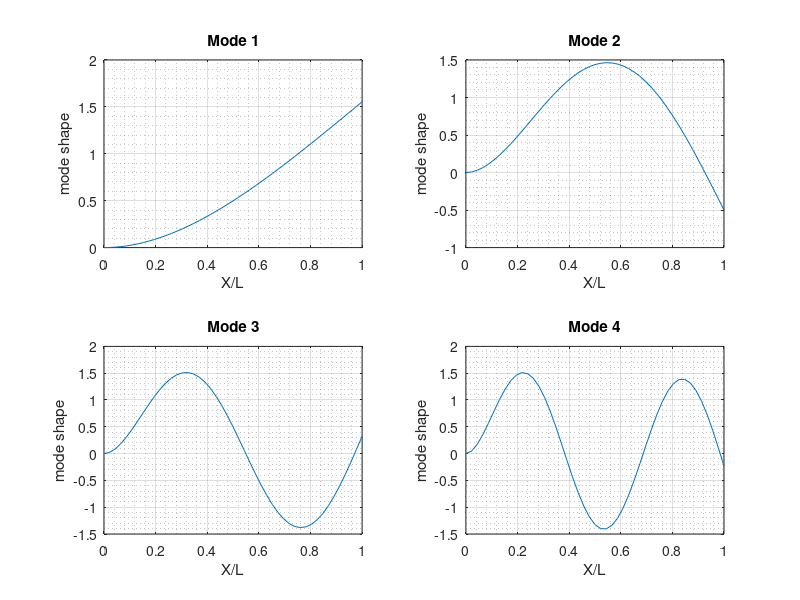

The MATLAB script that drew this image: (Note: this script raises an error after producing the figure.)
%% Vibration Final Project
%%

%% Problem 1
% *point mass assumption*
clear all;
close all;
clc
E = 68.9*10^9;%elastic modulus in pa
d = 2.7*10^-3*10^6;%density in kg/m^3
Db = 8.73*10^-3*10^6;%density of brass
b = 2.45*10^-2;%width of beam in meter
h = 3.2*10^-3;%thickness of the beam in meter
L = 46*10^-2;%length of the beam in meter
I = 1/12*b*h^3; %moment of inertia of the beam
% Transcendental Equation
% cosh(Beta*L)*cos(Beta*L)+1+ M/m*(Beta*L)*(cos(Beta*L)*sinh(Beta*L)-sin(Beta*L)*cosh(Beta*L)) = 0
V_brass = pi*(2.3/2)^2*1.13+pi*(0.9/2)^2*(2.3-1.13);%volume of the tip mass
V_endbeam = 2.3*2.45*3.2*10^-1; %volume of the end beam
M = Db*10^-6*V_brass + d*10^-6*V_endbeam; %mass of the tip mass
m = d*10^-6*3.2*10^-1*2.45*46; %mass of the beam
%function used to find root of Beta*L
f = @(x)cosh(x)*cos(x)+1+ M/m*(x)*(cos(x)*sinh(x)-sin(x)*cosh(x));
x1 = fzero(f,[0,2]);
x2 = fzero(f,[4,6]);
x3 = fzero(f,[6,8]);
x4 = fzero(f,[10,12]);

% natural frequencies in Hz
w1 = x1^2*sqrt(E*I/(d*b*h*L^4))/(2*pi);
w2 = x2^2*sqrt(E*I/(d*b*h*L^4))/(2*pi)
w3 = x3^2*sqrt(E*I/(d*b*h*L^4))/(2*pi)
w4 = x4^2*sqrt(E*I/(d*b*h*L^4))/(2*pi)

% Let H = A/B
H1 = -(sinh(x1)+sin(x1))/(cosh(x1)+cos(x1));
H2 = -(sinh(x2)+sin(x2))/(cosh(x2)+cos(x2));
H3 = -(sinh(x3)+sin(x3))/(cosh(x3)+cos(x3));
H4 = -(sinh(x4)+sin(x4))/(cosh(x4)+cos(x4));

X = 0:0.01:0.46;
for i = 1:length(X)
    y1(i) = H1*(cosh(x1*X(i)/L)-cos(x1*X(i)/L))+sinh(x1*X(i)/L)-sin(x1*X(i)/L);
    y2(i) = H2*(cosh(x2*X(i)/L)-cos(x2*X(i)/L))+sinh(x2*X(i)/L)-sin(x2*X(i)/L);
    y3(i) = H3*(cosh(x3*X(i)/L)-cos(x3*X(i)/L))+sinh(x3*X(i)/L)-sin(x3*X(i)/L);
    y4(i) = H4*(cosh(x4*X(i)/L)-cos(x4*X(i)/L))+sinh(x4*X(i)/L)-sin(x4*X(i)/L);
end
figure('units','normalized','outerposition',[0 0 1 1])
subplot(2,2,1)
plot(X/L,-y1)
title('Mode 1')
xlabel('X/L'),ylabel('mode shape')
grid on 
grid minor
subplot(2,2,2)
plot(X/L,-y2)
title('Mode 2')
xlabel('X/L'),ylabel('mode shape')
grid on 
grid minor
subplot(2,2,3)
plot(X/L,-y3)
title('Mode 3')
xlabel('X/L'),ylabel('mode shape')
grid on 
grid minor
subplot(2,2,4)
plot(X/L,-y4)
title('Mode 4')
xlabel('X/L'),ylabel('mode shape')
grid on 
grid minor
%%
% *Solid having mass and inertia assumption

Mbot = pi*(2.3/2*10^-2)^2*1.13*10^-2*Db;%mass of the bottom cylinder
Mtop = pi*(0.9/2*10^-2)^2*(2.3-1.13)*10^-2*Db; %mass of the top cylinder
I0 = 1/4*Mbot*(2.3/2*10^-2)^2 + 1/3*Mbot*(1.13*10^-2)^2 + Mtop*(2.3*10^-2)^2;
syms x
K1 = M/m*x;
K2 = I0*x^3/(m*L^2);
%function used to find root of Beta*L
q =@(x)(M/m*x*I0*x^3/(m*L^2)-1)*(cosh(x)-cos(x))-(M/m*x*I0*x^3/(m*L^2)+1)+(M/m*x+I0*x^3/(m*L^2))*(cosh(x)*sin(x))-(M/m*x-I0*x^3/(m*L^2))*(sinh(x)*cos(x));

%find four roots of Beta*L
q1 = fzero(q,[0,3]);
q2 = fzero(q,[3,6]);
q3 = fzero(q,[7,8]);
q4 = fzero(q,[8,11]);

%natural frequency in Hz
f1 = q1^2/(2*pi)*sqrt(E*I/(m*L^3))
f2 = q2^2/(2*pi)*sqrt(E*I/(m*L^3))
f3 = q3^2/(2*pi)*sqrt(E*I/(m*L^3))
f4 = q4^2/(2*pi)*sqrt(E*I/(m*L^3))

% let R = A/B
R1 = -(M/m*q1*(sinh(q1)-sin(q1))+(cosh(q1)+cos(q1)))/(M/m*q1*(cosh(q1)-cos(q1))+(sinh(q1)-sin(q1)));
R2 = -(M/m*q2*(sinh(q2)-sin(q2))+(cosh(q2)+cos(q2)))/(M/m*q2*(cosh(q2)-cos(q2))+(sinh(q2)-sin(q2)));
R3 = -(M/m*q3*(sinh(q3)-sin(q3))+(cosh(q3)+cos(q3)))/(M/m*q3*(cosh(q3)-cos(q3))+(sinh(q3)-sin(q3)));
R4 = -(M/m*q4*(sinh(q4)-sin(q4))+(cosh(q4)+cos(q4)))/(M/m*q4*(cosh(q4)-cos(q4))+(sinh(q4)-sin(q4)));

Q = 0:0.01:0.46;
for i = 1:length(Q)
    yr1(i) = R1*(cosh(q1*Q(i)/L)-cos(q1*Q(i)/L))+sinh(q1*Q(i)/L)-sin(q1*Q(i)/L);
    yr2(i) = R2*(cosh(q2*Q(i)/L)-cos(q2*Q(i)/L))+sinh(q2*Q(i)/L)-sin(q2*Q(i)/L);
    yr3(i) = R3*(cosh(q3*Q(i)/L)-cos(q3*Q(i)/L))+sinh(q3*Q(i)/L)-sin(q3*Q(i)/L);
    yr4(i) = R4*(cosh(q4*Q(i)/L)-cos(q4*Q(i)/L))+sinh(q4*Q(i)/L)-sin(q4*Q(i)/L);
end

%plot four mode shapes
figure('units','normalized','outerposition',[0 0 1 1])
subplot(2,2,1)
plot(Q/L,-yr1)
title('Mode 1')
xlabel('X/L'),ylabel('mode shape')
grid on 
grid minor
subplot(2,2,2)
plot(Q/L,-yr2)
title('Mode 2')
xlabel('X/L'),ylabel('mode shape')
grid on 
grid minor
subplot(2,2,3)
plot(Q/L,-yr3)
title('Mode 3')
xlabel('X/L'),ylabel('mode shape')
grid on 
grid minor
subplot(2,2,4)
plot(Q/L,-yr4)
title('Mode 4')
xlabel('X/L'),ylabel('mode shape')
grid on 
grid minor

%% Problem 2
% *part (a)*

%Transcendental equation
%F(Beta*L) = cosh(Beta*L)*cos(Beta*L)+1 =0
%function used to find root of Beta*L
f = @(x)cosh(x)*cos(x)+1;
root1 = fzero(f,[0,2]);
root2 = fzero(f,[4,6]);
% natural frequencies in Hz
nf1 = root1^2*sqrt(E*I/(d*b*h*L^4))/(2*pi)
nf2 = root2^2*sqrt(E*I/(d*b*h*L^4))/(2*pi)

% Let P = A/B
P1 = -(sinh(root1)+sin(root1))/(cosh(root1)+cos(root1));
P2 = -(sinh(root2)+sin(root2))/(cosh(root2)+cos(root2));
X = 0:0.01:0.46;
for i = 1:length(X)
    y1(i) = P1*(cosh(root1*X(i)/L)-cos(root1*X(i)/L))+sinh(root1*X(i)/L)-sin(root1*X(i)/L);
    y2(i) = P2*(cosh(root2*X(i)/L)-cos(root2*X(i)/L))+sinh(root2*X(i)/L)-sin(root2*X(i)/L);
end
figure('units','normalized','outerposition',[0 0 1 1])
subplot(2,1,1)
plot(X/L,-y1)
title('Mode 1')
xlabel('X/L'),ylabel('mode shape')
grid on 
grid minor
subplot(2,1,2)
plot(X/L,-y2)
title('Mode 2')
xlabel('X/L'),ylabel('mode shape')
grid on 
grid minor
%%
% *part (b)*

%number of elements
% num_element = 3;
% num_modes = 2;
%length of each element
% l_element = L/num_element;
% X = 0:0.01:0.46;
%number of nodes
% n = 1:num_element+1;
% node1 = 1:num_element;
% node2 = 2:num_element+1;
% mx = num_element+1;
% k = zeros(2*mx);
% m = zeros(2*mx);
cross_area = b*h;
M=((d*cross_area*L)/1260)*[312 0 54 -13*L/3 0 0;...
             0 8*L^2/9 13*L/3 -L^2/3 0 0;...
             54 13*L/3 312 0 54 -13*L/3;...
             -13*L/3 -L^2/3 0 8*L^2/9 13*L/3 -L^2/3;...
             0 0 54 13*L/3 156 -22*L/3;...
             0 0 -13*L/3 -L^2/3 -22*L/3 4*L^2/9];
K=((27*E*I)/(L^3))*[24 0 -12 2*L 0 0;...
    0 8*L^2/9 -2*L 2*L^2/9 0 0;...
    -12 -2*L 24 0 -12 2*L;...
    2*L 2*L^2/9 0 8*L^2/9 -2*L 2*L^2/9;...
    0 0 -12 -2*L 12 -2*L;...
    0 0 2*L 2*L^2/9 -2*L 4*L^2/9];
% Ke = (E*I)/(l_element^3)*[12,6*l_element,-12,6*l_element;...
%             6*l_element,4*l_element^2,-6*l_element,2*l_element^2;...
%             -12,-6*l_element,12,-6*l_element;...
%             6*l_element,2*l_element^2,-6*l_element,4*l_element^2];
% Me = (mass_per_length/420)*l_element*[156,-22*l_element,54,13*l_element;...
%                            -22*l_element,4*l_element^2,-13*l_element,-3*l_element^2;...
%                            54,-13*l_element,156,22*l_element;...
%                            13*l_element,-3*l_element^2,22*l_element,4*l_element^2];
% Kg = zeros(2*(num_element+1),2*(num_element+1));
% Mg = zeros(2*(num_element+1),2*(num_element+1));
% for i=1:num_element
%     Kg(2*i-1:2*(i+1),2*i-1:2*(i+1)) = Kg(2*i-1:2*(i+1),2*i-1:2*(i+1))+Ke;
%     Mg(2*i-1:2*(i+1),2*i-1:2*(i+1)) = Mg(2*i-1:2*(i+1),2*i-1:2*(i+1))+Me;
% end
% Kg(1:2,:) = [];
% Kg(:,1:2) = [];
% Mg(1:2,:) = [];
% Mg(:,1:2) = [];
% Q = zeros(2*num_element,1);
Akm = inv(M)*K;
[V,gama] = eig(Akm);
Wkm1 = sqrt(gama(6,6))/(2*pi)
Wkm2 = sqrt(gama(5,5))/(2*pi)
Xe = linspace(0,L,4);
figure('units','normalized','outerposition',[0 0 1 1])
subplot(2,1,1)
plot(Xe/L,[0,-V(1,6),-V(3,6),-V(5,6)])
title('Mode 1')
xlabel('X/L'),ylabel('mode shape')
grid on 
grid minor
subplot(2,1,2)
plot(Xe/L,[0,-V(1,5),-V(3,5),-V(5,5)])
title('Mode 2')
xlabel('X/L'),ylabel('mode shape')
grid on 
grid minor
%% Problem 3
% *25 Hz sampling rate*
clear all
% part(a)
fs = 25; %sampling frequency
ts = 1/25;
tau = 1; %sampling period
N = fs*tau;
ta = 0.04:1/fs:1;
for i = 1:length(ta)
    xa(1:12) = 5;
    xa(13:25) = 0;
end
fr = fs/N*[0:N-1];
Y = fft(xa);

figure('units','normalized','outerposition',[0 0 1 1])
stem(fr,abs(Y)/25)
xlim([0,fs/2])
title('DFT response at 25 Hz sampling rate')
xlabel('Frequency (Hz)'),ylabel('Magnitude')
grid on
grid minor
% part(b)
iY = real(ifft(Y));
figure('units','normalized','outerposition',[0 0 1 1])
stem(ta,iY,'r','LineWidth',2)
hold on
plot(ta,xa,'b-.')
% ylim([0,5])
title('Sampling rate at 25 Hz')
legend('IDFT','Origin square wave')
xlabel('Time (seconds)'),ylabel('x(t)')
grid on
grid minor

%%
% *16.67 Hz sampling rate*

fs2 = 16.67;
ts2 = 1/16.67;
N = round(fs2*tau);
tb = 0:ts2:1;
for i=1:length(tb)
    xb(1:9) = 5;
    xb(10:17) = 0;
end
frb = 0:N-1;
Yb = fft(xb);

figure('units','normalized','outerposition',[0 0 1 1])
stem(frb,abs(Yb))
xlim([0,fs2/2])
title('DFT response at 16.67 Hz sampling rate')
xlabel('Frequency (Hz)'),ylabel('Magnitude')
grid on
grid minor

iYb = ifft(Yb,10000);
figure('units','normalized','outerposition',[0 0 1 1])
plot(1/10000:1/10000:1,iYb*(10000/N),'r','LineWidth',2)
hold on
plot(tb,xb,'b-.')
legend('IDFT','Origin square wave')
title('sampling rate at 16.67 Hz')
xlabel('Time (seconds)'),ylabel('x(t)')
grid on
grid minor
%%
%part(a)
figure('units','normalized','outerposition',[0 0 1 1])
stem(fr,abs(Y),'r')
hold on
stem(frb,abs(Yb))
xlim([0,fs/2])
legend('25 Hz sampling rate','16.67 Hz sampling rate')
xlabel('Frequency (Hz)'),ylabel('Magnitude')
grid on
grid minor
%%
N = 25;
n = 0:1:24;
k = 0:1:24;
x(1:12) = 5;
x(13:25) = 0;
for j = 1:length(k)
    X(j) = (1/N)*x(1)*exp(-(1i*2*pi*k(j)*n(1))/N);
   for i = 2:length(k)
         X(j) = X(j) + (1/N)*x(i)*exp((-1i*2*pi*k(j)*n(i))/N);
   end
end
stem(n,abs(X))
t = 0.04:0.04:1;
for i = 1:length(k)
    xn(i) = X(1);
    for j = 1:(length(k)-1)/2
         xn(i) = xn(i)+2*(real(X(j+1))*cos((2*pi*j*n(i))/N) - imag(X(j+1))*sin((2*pi*j*n(i))/N));
    end
end
figure
stem(t,xn)

% N = 12;
% Np = 6;
% Xk0 = 2.5;
% k = [1:1:12];
% for i = 1:length(k)
%     Xk(i) = 2.5*1/N*(sin(k(i)*Np*pi/N)/sin(k(i)*pi/N));
% end
% k_total =0:1:12;
% Xk_total = [Xk0,Xk];
% figure('units','normalized','outerposition',[0 0 1 1])
% stem(k_total,Xk_total)
% xlabel('Frequency (Hz)'),ylabel('Magnitude')
% grid on
% grid minor




%% Problem 4
% *Part(a)*
F = 400;
T = 1/400;
S_r = randn(401,1) + i*randn(401,1);
M_r = randn(401,1) + i*randn(401,1);
N_r = randn(401,1) + i*randn(401,1);
U = 5*S_r;
syms wr
V_r = -wr^2*U*(1/(-wr^2+i*100*wr+1.14*10^6)+1/(-wr^2+i*80*wr+2.1*10^6));
V_ravg2 = sum(V_r)/2;
V_ravg10 = sum(V_r)/10;
U_avg2 = sum(U)/2;
U_avg10 = sum(U)/10;
H_trueAvg2 = V_ravg2/U_avg2;
H_trueAvg10 = V_ravg10/U_avg10;
wr = 0:2*pi*F;
Fr = linspace(0,400,length(wr));
H_trueAvg2 = subs(H_trueAvg2);
H_trueAvg10 = subs(H_trueAvg10);
% figure('units','normalized','outerposition',[0 0 1 1])
figure; subplot(2,1,1)
plot(Fr,abs(H_trueAvg2))
title('FRF Hc with 2 averages')
xlabel('Frequency (Hz)'),ylabel('Magnitude Hc')
grid on
grid minor
subplot(2,1,2)
plot(Fr,abs(H_trueAvg10),'r')
title('FRF Hc with 10 averages')
xlabel('Frequency (Hz)'),ylabel('Magnitude Hc')
grid on
grid minor
% figure; plot(Fr,abs(H_trueAvg2)); hold on; plot(Fr,abs(H_trueAvg10),'r--'); grid on;

%%
% *part(b)*
syms wr
Guv_avg2 = sum(conj(U).*V_r)/2;
Gvv_avg2 = sum(conj(V_r).*V_r)/2;
Gnn_avg2 = sum(conj(N_r).*N_r)/2;
Guu_avg2 = sum(conj(U).*U)/2;
Gmm_avg2 = sum(conj(M_r).*M_r)/2;

Guv_avg10 = sum(conj(U).*V_r)/10;
Gvv_avg10 = sum(conj(V_r).*V_r)/10;
Gnn_avg10 = sum(conj(N_r).*N_r)/10;
Guu_avg10 = sum(conj(U).*U)/10;
Gmm_avg10 = sum(conj(M_r).*M_r)/10;

coherence_avg2 = (abs(Guv_avg2))^2/((Gvv_avg2+Gnn_avg2)*(Guu_avg2+Gmm_avg2));
coherence_avg10 = (abs(Guv_avg10))^2/((Gvv_avg10+Gnn_avg10)*(Guu_avg10+Gmm_avg10));

wr = 0:2*pi*F;
Fr = linspace(0,400,length(wr));
coherence_avg2 = subs(coherence_avg2);
coherence_avg10 = subs(coherence_avg10);
figure; %('units','normalized','outerposition',[0 0 1 1])
subplot(2,1,1)
plot(Fr,coherence_avg2)
title('Coherence with 2 averages')
xlabel('Frequency (Hz)'),ylabel('Coherence')
grid on
grid minor
subplot(2,1,2)
plot(Fr,coherence_avg10,'r')
title('Coherence with 10 averages')
xlabel('Frequency (Hz)'),ylabel('Coherence')
grid on
grid minor;
% figure; plot(Fr,coherence_avg2); hold on; plot(Fr,coherence_avg10,'r--'); grid on;


%%
% *part(c)*

syms wr
Gff_avg2 = 2*(Guu_avg2+Gmm_avg2);
Gxx_avg2 = 2*(Gvv_avg2+Gnn_avg2);
Gff_avg10 = 2*(Guu_avg10+Gmm_avg10);
Gxx_avg10 = 2*(Gvv_avg10+Gnn_avg10);

wr = 0:2*pi*F;
Fr = linspace(0,400,length(wr));
Gff_avg2 = subs(Gff_avg2);
Gxx_avg2 = subs(Gxx_avg2);
Gff_avg10 = subs(Gff_avg10);
Gxx_avg10 = subs(Gxx_avg10);

figure; %('units','normalized','outerposition',[0 0 1 1])
subplot(2,2,1)
plot([0,400],[double(Gff_avg2),double(Gff_avg2)])
title('single_sided density of Gff with 2 averages')
xlabel('Frequency (Hz)'),ylabel('Gff')
grid on
grid minor
subplot(2,2,2)
plot(Fr,Gxx_avg2)
title('single_sided density of Gxx with 2 averages')
xlabel('Frequency (Hz)'),ylabel('Gxx')
grid on
grid minor
subplot(2,2,3)
plot([0,400],[double(Gff_avg10),double(Gff_avg10)])
title('single_sided density of Gff with 10 averages')
xlabel('Frequency (Hz)'),ylabel('Gff')
grid on
grid minor
subplot(2,2,4)
plot(Fr,Gxx_avg10)
title('single_sided density of Gxx with 10 averages')
xlabel('Frequency (Hz)'),ylabel('Gxx')
grid on
grid minor
